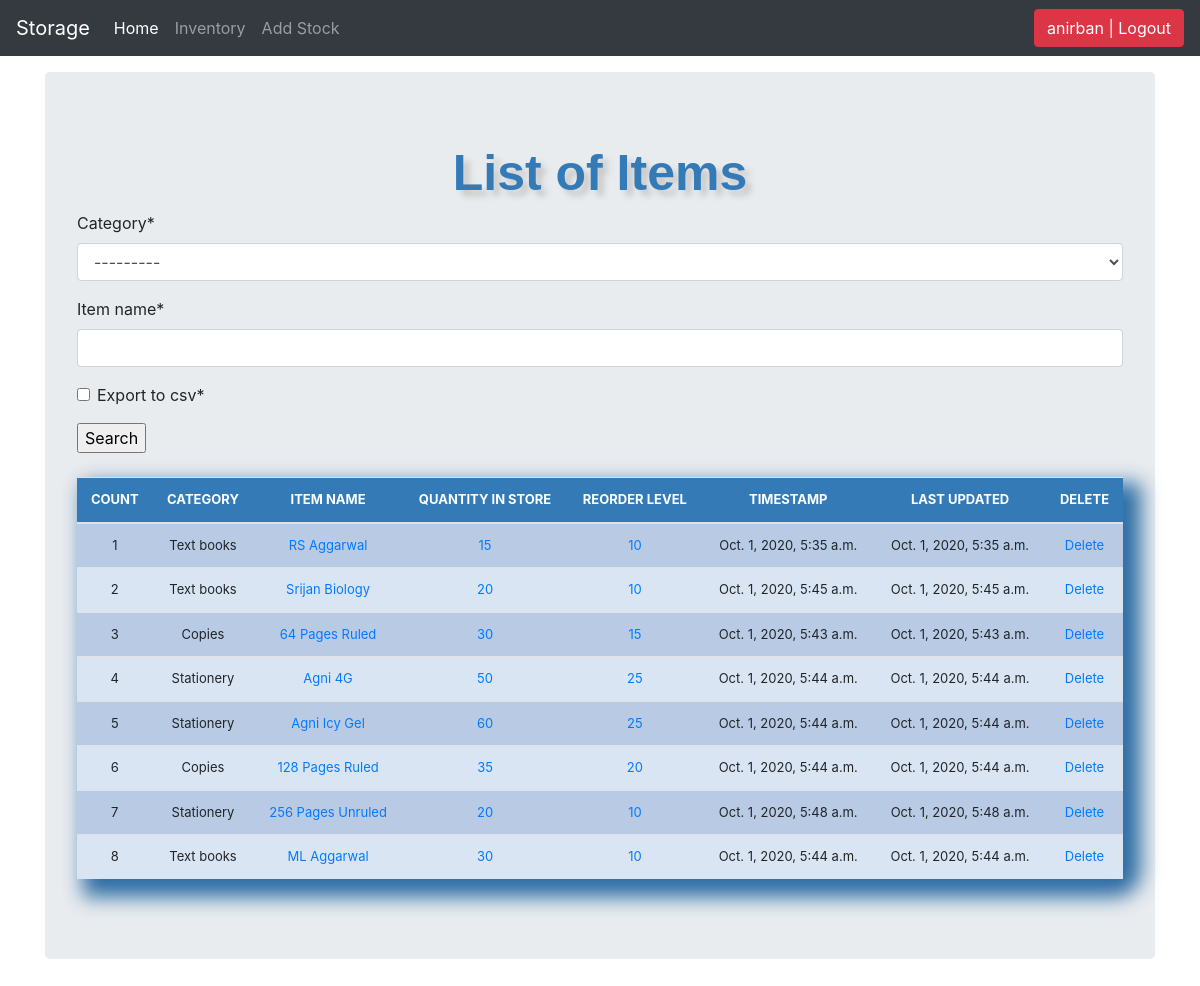
The app's page /list_items/ (signed in) with its own data.
### stockmgmt/models.py (models this page shows, shortened)
class Stock(models.Model):
	category = models.CharField(max_length=50, blank=False, null=True, choices=category_choice)
	item_name = models.CharField(max_length=50, blank=False, null=True)
	quantity = models.IntegerField(default='0', blank=True, null=True)
	receive_quantity = models.IntegerField(default='0', blank=True, null=True)
	receive_by = models.CharField(max_length=50, blank=True, null=True)
	issue_quantity = models.IntegerField(default='0', blank=True, null=True)
	issue_by = models.CharField(max_length=50, blank=True, null=True)
	issue_to = models.CharField(max_length=50, blank=True, null=True)
	phone_number = models.CharField(max_length=50, blank=True, null=True)
	created_by = models.CharField(max_length=50, blank=True, null=True)
	reorder_level = models.IntegerField(default='0', blank=True, null=True)
	last_updated = models.DateTimeField(auto_now_add=False, auto_now=True)
	timestamp = models.DateTimeField(auto_now_add=False, auto_now=True)
	export_to_CSV = models.BooleanField(default=False)

### stockmgmt/views.py (the view, shortened to what this page needs)
# urls.py: path('list_items/', views.list_items, name='list_items'),
@login_required
def list_items(request):
	header = 'List of Items'
	form = StockSearchForm(request.POST or None)
	queryset = Stock.objects.all()
	context = {
		"header": header,
		"queryset": queryset,
		'form': form,
	}
	return render(request, "list_items.html", context)

### stockmgmt/forms.py
class StockSearchForm(forms.ModelForm):
	export_to_CSV = forms.BooleanField()
	class Meta:
	    model = Stock
	    fields = ['category', 'item_name']

### stockmgmt/templates/list_items.html (shortened to what this page needs)
{% load static %}
{% load crispy_forms_tags %}
<!DOCTYPE html>
<html lang="en">
  <head>
<link href="{% static '/css/stylesheet.css' %}" rel="stylesheet">
<link href="{% static '/css/bootstrap.min.css' %}" rel="stylesheet">
    <link href="{% static '/css/navbar-top-fixed.css' %}" rel="stylesheet">
  </head>
  <body>
  	{% include 'navbar.html' %}
<main role="main" class="container">
  <div class="jumbotron">
    <div class="header">{{header}}</div>
      <form method='POST' action=''>{% csrf_token %}
      {{form|crispy}}
          <input type="submit" value='Search'/>
      </form>
      <br>
        <table class='table'>
        <thead>
          <tr>
            <th>COUNT</th>
            <th>CATEGORY</th>
            <th>ITEM NAME</th>
            <th>QUANTITY IN STORE</th>
            <th>REORDER LEVEL</th>
            <th>TIMESTAMP</th>
            <th>LAST UPDATED</th>
            <th>DELETE</th>
          </tr>
        </thead>
      {% for instance in queryset %}
          <tr>
            <td>{{forloop.counter}}</td>
            <td>{{instance.category}}</td>
            <td><a href="{% url 'update_items' instance.id %}">{{instance.item_name}}</a></td>
            <td>
              {% if instance.quantity <= instance.reorder_level %}
                <div style="background-color: orange;">
                  <a href="{% url 'stock_detail' instance.id %}">{{instance.quantity}}</a>
                </div>
              {% else %}
                <a href="{% url 'stock_detail' instance.id %}">{{instance.quantity}}</a>
              {% endif %}
            </td>
            <td><a href="{% url 'reorder_level' instance.id %}">{{instance.reorder_level}}</a></td>
            <td>{{instance.timestamp}}</td>
            <td>{{instance.last_updated}}</td>
            <td><a href="{% url 'delete_items' instance.id %}">Delete</a></td>
          </tr>
      {% endfor %}
    </table>
	</div>
</main>
      </body>
</html>
</html>

### stockmgmt/templates/navbar.html (shortened to what this page needs)
<nav class="navbar navbar-expand-md navbar-dark fixed-top bg-dark">
  <a class="navbar-brand" href="#">Storage</a>
  <div class="collapse navbar-collapse" id="navbarCollapse">
    <ul class="navbar-nav mr-auto">
      <li class="nav-item active">
        <a class="nav-link" href="/.">Home <span class="sr-only">(current)</span></a>
      </li>
      <li class="nav-item">
        <a class="nav-link" href="/list_items">Inventory</a>
      </li>
      <li class="nav-item">
        <a class="nav-link" href="/add_items">Add Stock</a>
      </li>
    </ul>
     <ul class="navbar-nav">
        {% if request.user.is_authenticated %}
        <li><a href="/accounts/logout"><button class="btn btn-danger">{{ user }} | Logout</button></a></li>
        {% else %}
        <li><a href="/accounts/login">Login</a></li>
        {% endif %}
    </ul>
  </div>
</nav>

### static/css/stylesheet.css (style rules this page uses)
body { background-color: #34eb6b; }
.table { font-size: 13px; text-align: center; width: 95%; margin: auto; text-align: center; }
.table tr:nth-child(odd) { background: #B8CAE4 }
.table tr:nth-child(even) { background: #dae5f4 }
th { background-color: #337ab7; color: white; }
.table { border-bottom-right-radius: 20px; padding-left: 5px; padding-right: 5px; padding-bottom: 20px; box-shadow: 12px 12px 20px 6px #2e6da4; }
.header { font-family: helvetica; color: #337ab7; font-size: 50px; text-align: center; width: 100%; text-shadow: 6px 6px 6px #c9c6c6; display: block; font-weight: bolder; }

### static/css/navbar-top-fixed.css (style rules this page uses)
body { min-height: 75rem; padding-top: 4.5rem; }

### records on screen
Stock: category "Text books", item_name "RS Aggarwal", quantity "15", reorder_level "10", timestamp "Oct. 1, 2020, 5:35 a.m.", last_updated "Oct. 1, 2020, 5:35 a.m."
Stock: category "Text books", item_name "Srijan Biology", quantity "20", reorder_level "10", timestamp "Oct. 1, 2020, 5:45 a.m.", last_updated "Oct. 1, 2020, 5:45 a.m."
Stock: category "Copies", item_name "64 Pages Ruled", quantity "30", reorder_level "15", timestamp "Oct. 1, 2020, 5:43 a.m.", last_updated "Oct. 1, 2020, 5:43 a.m."
Stock: category "Stationery", item_name "Agni 4G", quantity "50", reorder_level "25", timestamp "Oct. 1, 2020, 5:44 a.m.", last_updated "Oct. 1, 2020, 5:44 a.m."
Stock: category "Stationery", item_name "Agni Icy Gel", quantity "60", reorder_level "25", timestamp "Oct. 1, 2020, 5:44 a.m.", last_updated "Oct. 1, 2020, 5:44 a.m."
Stock: category "Copies", item_name "128 Pages Ruled", quantity "35", reorder_level "20", timestamp "Oct. 1, 2020, 5:44 a.m.", last_updated "Oct. 1, 2020, 5:44 a.m."
Stock: category "Stationery", item_name "256 Pages Unruled", quantity "20", reorder_level "10", timestamp "Oct. 1, 2020, 5:48 a.m.", last_updated "Oct. 1, 2020, 5:48 a.m."
Stock: category "Text books", item_name "ML Aggarwal", quantity "30", reorder_level "10", timestamp "Oct. 1, 2020, 5:44 a.m.", last_updated "Oct. 1, 2020, 5:44 a.m."

### other values on screen
{{ user }} "anirban"
{{ header }} "List of Items"
